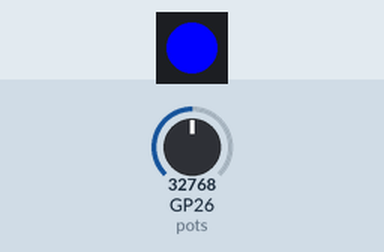
Simulated run of this program. Board: Raspberry Pi Pico running MicroPython. Shown: 1 RGB LEDs in strip order, left to right. The inputs (shaded band) are chosen by the test bench; at power-on: GP26 (pots) = 32768 (analog values on the 0–65535 scale).

Above: at 1.2 s.
1.3 s: GP26 (pots) set to 31712
At 2.1 s:
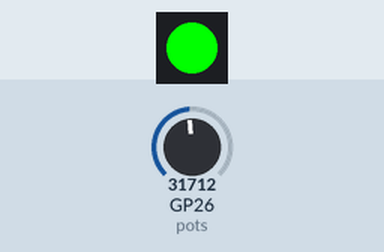
2.8 s: GP26 (pots) set to 17216
4.3 s: GP26 (pots) set to 15680
At 5.5 s:
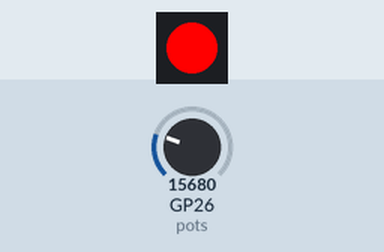
5.8 s: GP26 (pots) set to 57670
At 7.0 s:
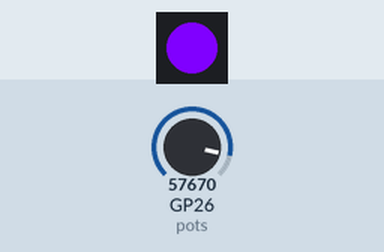
7.3 s: GP26 (pots) set to 50240
8.8 s: GP26 (pots) set to 48560
At 10.2 s:
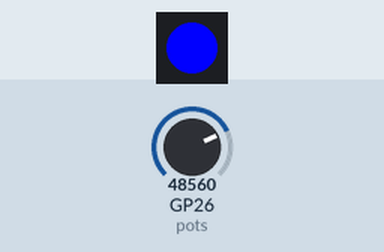
Timing chart, 0 to 11.3 s (numbered marks = the images above; inputs shaded):
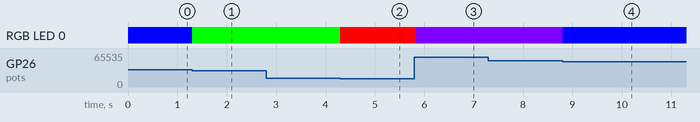

The program:

neo-pot.py
```python
from machine import ADC, Pin
from neopixel import NeoPixel

# ----------------------------------
# --- Wiring ---
# For KB2040
#
# * 3V      -> P+  // Pots +
# * GND     -> P-  // Pots -
# * D2/02   -> NiN // NeoPizel In
# * A0(26)  -> POT // Pots In
# ----------------------------------

COLOR_LIST = [
    (255, 0, 0),  # red
    # (255, 128, 0), # orange
    # (255, 255, 0), # yellow
    (0, 255, 0),  # green
    (0, 0, 255),  # blue
    (128, 0, 255),  # purple
]
NUM_COLORS = len(COLOR_LIST)

POTS_DIV = 65_535 / NUM_COLORS
POTS_BUFF_SIZE = 5

pin = Pin(2, Pin.OUT)
neo = NeoPixel(pin, 1)
pots = ADC(Pin(26))

pots_buffer = []


def average(values):
    avg = 0
    if values:
        avg = sum(values) / len(values)

    return avg


prev_clr_idx = None
while True:
    pots_buffer.append(pots.read_u16())
    if len(pots_buffer) > POTS_BUFF_SIZE:
        pots_buffer.pop(0)

    value = average(pots_buffer)
    clr_idx = int(value / POTS_DIV)
    # print(f"POTS -> {value} -> ClrIdx: {clr_idx}")

    if clr_idx != prev_clr_idx:
        neo[0] = COLOR_LIST[clr_idx]
        neo.write()
        prev_clr_idx = clr_idx

    # time.sleep(.5)
```

Measured:
- the behaviour switches between 32768 and 32752 on GP26 (pots) (found by bisection; images 0 and 1)
- the behaviour switches between 16384 and 16368 on GP26 (pots) (found by bisection; images 1 and 2)
- the behaviour switches between 49152 and 49136 on GP26 (pots) (found by bisection; images 3 and 4)
- after the input at 1.3 s, RGB LED 0: RGB(0, 0, 255) → RGB(0, 255, 0) at once
- after the input at 2.8 s, every drawn part: stays the same
- after the input at 4.3 s, RGB LED 0: RGB(0, 255, 0) → RGB(255, 0, 0) at once
- after the input at 5.8 s, RGB LED 0: RGB(255, 0, 0) → RGB(128, 0, 255) at once
- after the input at 7.3 s, every drawn part: stays the same
- after the input at 8.8 s, RGB LED 0: RGB(128, 0, 255) → RGB(0, 0, 255) at once
